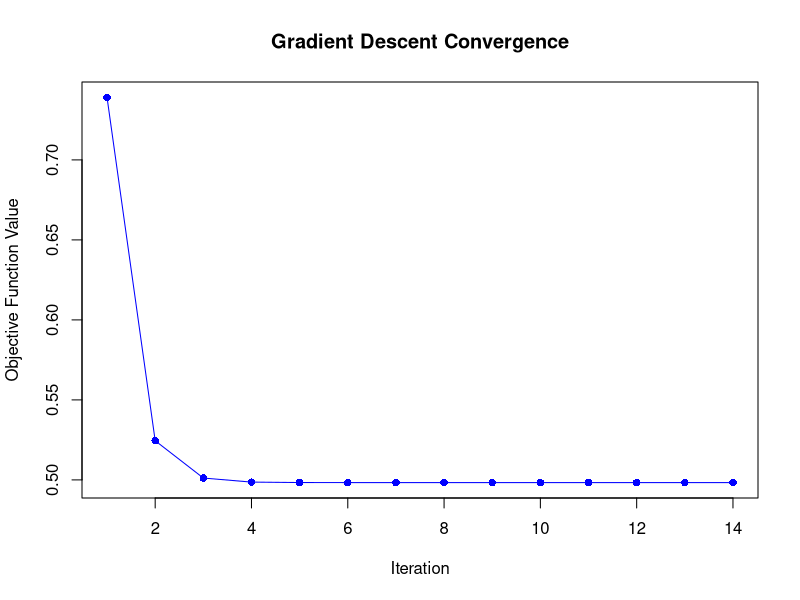

R code for this plot:
gradient_descent <- function(X, y, eta = NULL, tol = 1e-6, max_iter = 10000, 
                             backtracking = TRUE, epsilon = 0.5, tau = 0.8) {
  # Initialize
  n <- nrow(X)
  p <- ncol(X)
  beta <- rep(0, p)
  obj_values <- numeric(max_iter)
  eta_values <- numeric(max_iter)  # To store eta values used each iteration
  eta_bt <- 1  # Initial step size for backtracking
  
  # Objective function: Mean Squared Error (MSE)
  obj_function <- function(beta) {
    sum((X %*% beta - y)^2) / (2 * n)
  }
  
  # Gradient function
  gradient <- function(beta) {
    t(X) %*% (X %*% beta - y) / n
  }
  
  for (iter in 1:max_iter) {
    grad <- gradient(beta)
    
    if (backtracking) {
      if (iter == 1) eta_bt <- 1  # Reset only in the first iteration
      beta_new <- beta - eta_bt * grad
      
      while (obj_function(beta_new) > obj_function(beta) - epsilon * eta_bt * sum(grad^2)) {
        eta_bt <- tau * eta_bt
        beta_new <- beta - eta_bt * grad
      }
      eta_used <- eta_bt
    } else {
      if (is.null(eta)) stop("When backtracking is FALSE, a fixed eta must be provided.")
      beta_new <- beta - eta * grad
      eta_used <- eta
    }
    
    eta_values[iter] <- eta_used
    
    obj_values[iter] <- obj_function(beta_new)
    
    if (sqrt(sum((beta_new - beta)^2)) < tol) {
      obj_values <- obj_values[1:iter]
      eta_values <- eta_values[1:iter]
      break
    }
    
    beta <- beta_new
  }
  
  return(list(beta = beta, obj_values = obj_values, eta_values = eta_values))
}

# Example usage
set.seed(42)
X <- matrix(rnorm(100 * 2), 100, 5)  # 100 samples, 2 features
y <- X %*% c(2, -3, 1, 5, -2) + rnorm(100)  # True coefficients (2, -3) with noise

result <- gradient_descent(X, y, backtracking = TRUE)  # Specify eta when backtracking is FALSE

# Plot objective function values over iterations
plot(result$obj_values, type = "o", col = "blue", pch = 16,
     xlab = "Iteration", ylab = "Objective Function Value",
     main = "Gradient Descent Convergence")
